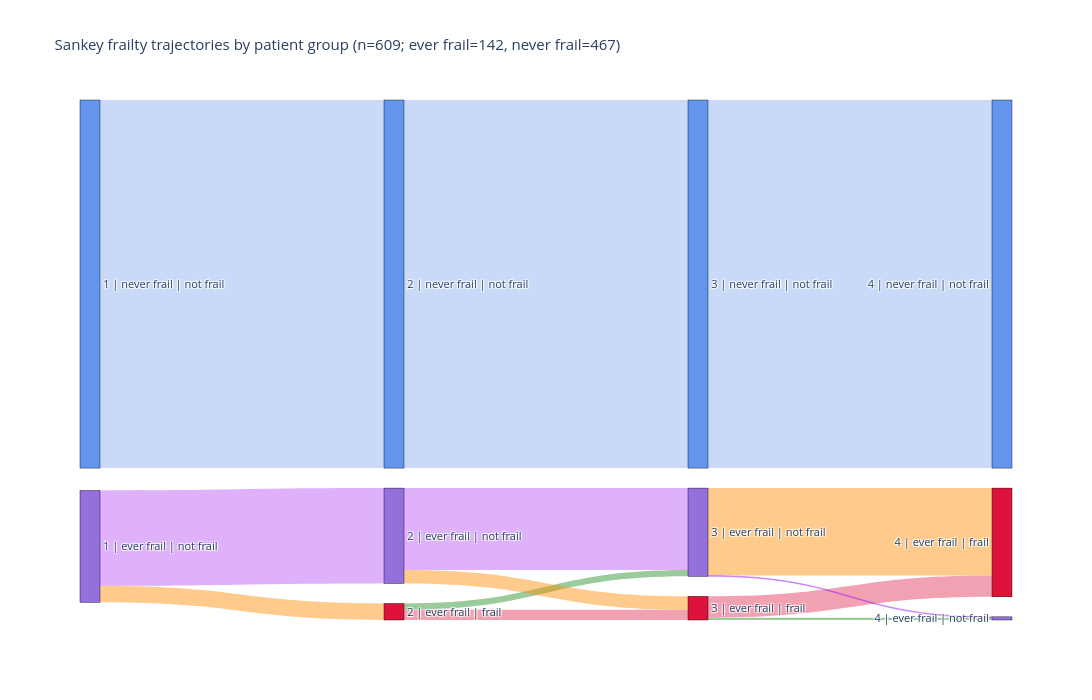

The notebook cell this image was saved under:
### Code cell
# =========================
# SANKEY: ever frail vs never frail lungo i timepoint
# ever frail = paziente con almeno un FI > 0.25 in qualunque visita
# never frail = paziente con FI <= 0.25 in tutte le visite
# =========================

import pandas as pd
import numpy as np
import plotly.graph_objects as go

df_sank = df_eda.copy()

required_cols = ["Code", "Time", "FI"]
missing = [c for c in required_cols if c not in df_sank.columns]
if missing:
    raise ValueError(f"Mancano queste colonne: {missing}")

df_sank = df_sank[["Code", "Time", "FI"]].dropna().copy()

# Se ci sono duplicati paziente-time, media FI
df_sank = (
    df_sank
    .groupby(["Code", "Time"], as_index=False)["FI"]
    .mean()
)

# stato al singolo timepoint
df_sank["status_time"] = np.where(df_sank["FI"] > 0.25, "frail", "not frail")

# gruppo paziente: ever frail / never frail
ever_map = (
    df_sank.groupby("Code")["FI"]
    .max()
    .gt(0.25)
    .map({True: "ever frail", False: "never frail"})
)

df_sank["group"] = df_sank["Code"].map(ever_map)

# ordina timepoint
time_num = pd.to_numeric(df_sank["Time"], errors="coerce")
if time_num.notna().all():
    time_order = sorted(df_sank["Time"].unique())
else:
    time_order = sorted(df_sank["Time"].astype(str).unique(), key=lambda x: str(x))

df_sank["Time_str"] = df_sank["Time"].astype(str)

# nodo = gruppo + stato nel timepoint
# es: "T1 | ever frail | frail"
node_labels = []
groups = ["never frail", "ever frail"]
statuses = ["not frail", "frail"]

for t in time_order:
    for g in groups:
        for s in statuses:
            node_labels.append(f"{t} | {g} | {s}")

node_to_idx = {lab: i for i, lab in enumerate(node_labels)}

# transizioni tra timepoint consecutivi
flows = []

for t1, t2 in zip(time_order[:-1], time_order[1:]):
    a = (
        df_sank[df_sank["Time"] == t1][["Code", "group", "status_time"]]
        .rename(columns={"status_time": "status_from"})
    )
    b = (
        df_sank[df_sank["Time"] == t2][["Code", "group", "status_time"]]
        .rename(columns={"status_time": "status_to"})
    )

    ab = a.merge(b, on=["Code", "group"], how="inner")

    cnt = (
        ab.groupby(["group", "status_from", "status_to"])
        .size()
        .reset_index(name="value")
    )
    cnt["time_from"] = str(t1)
    cnt["time_to"] = str(t2)
    flows.append(cnt)

if len(flows) == 0:
    raise ValueError("Nessuna transizione trovata tra timepoint consecutivi.")

flows = pd.concat(flows, ignore_index=True)

sources, targets, values, link_colors = [], [], [], []

for _, r in flows.iterrows():
    src = f"{r['time_from']} | {r['group']} | {r['status_from']}"
    tgt = f"{r['time_to']} | {r['group']} | {r['status_to']}"

    sources.append(node_to_idx[src])
    targets.append(node_to_idx[tgt])
    values.append(int(r["value"]))

    # colori link
    if r["group"] == "never frail":
        link_colors.append("rgba(100,149,237,0.35)")   # blu
    else:
        if r["status_from"] == "frail" and r["status_to"] == "frail":
            link_colors.append("rgba(220,20,60,0.40)")  # rosso
        elif r["status_from"] == "not frail" and r["status_to"] == "frail":
            link_colors.append("rgba(255,140,0,0.45)")  # arancione
        elif r["status_from"] == "frail" and r["status_to"] == "not frail":
            link_colors.append("rgba(34,139,34,0.45)")  # verde
        else:
            link_colors.append("rgba(160,32,240,0.35)") # viola

# colori nodi
node_colors = []
for lab in node_labels:
    if "never frail" in lab:
        node_colors.append("cornflowerblue")
    elif lab.endswith("not frail"):
        node_colors.append("mediumpurple")
    else:
        node_colors.append("crimson")

fig = go.Figure(data=[go.Sankey(
    arrangement="snap",
    node=dict(
        pad=20,
        thickness=20,
        line=dict(color="black", width=0.4),
        label=node_labels,
        color=node_colors
    ),
    link=dict(
        source=sources,
        target=targets,
        value=values,
        color=link_colors
    )
)])

n_patients = df_sank["Code"].nunique()
n_ever = (ever_map == "ever frail").sum()
n_never = (ever_map == "never frail").sum()

fig.update_layout(
    title=(
        f"Sankey frailty trajectories by patient group "
        f"(n={n_patients}; ever frail={n_ever}, never frail={n_never})"
    ),
    font_size=11,
    width=1300,
    height=700
)

fig.show()

# tabella riassuntiva
display(
    flows.sort_values(["group", "time_from", "status_from", "status_to"]).reset_index(drop=True)
)

### Figure 1 — Plotly figure (JSON) as saved in the notebook; plotly's stock layout.template omitted (floating-point values rounded to 4 significant figures)
{"data": [{"arrangement": "snap", "link": {"color": ["rgba(255,140,0,0.45)", "rgba(160,32,240,0.35)", "rgba(100,149,237,0.35)", "rgba(220,20,60,0.40)", "rgba(34,139,34,0.45)", "rgba(255,140,0,0.45)", "rgba(160,32,240,0.35)", "rgba(100,149,237,0.35)", "rgba(220,20,60,0.40)", "rgba(34,139,34,0.45)", "rgba(255,140,0,0.45)", "rgba(160,32,240,0.35)", "rgba(100,149,237,0.35)"], "source": [2, 2, 0, 7, 7, 6, 6, 4, 11, 11, 10, 10, 8], "target": [7, 6, 4, 11, 10, 11, 10, 8, 15, 14, 15, 14, 12], "value": [21, 121, 467, 13, 8, 17, 104, 467, 27, 3, 111, 1, 467]}, "node": {"color": ["cornflowerblue", "cornflowerblue", "mediumpurple", "crimson", "cornflowerblue", "cornflowerblue", "mediumpurple", "crimson", "cornflowerblue", "cornflowerblue", "mediumpurple", "crimson", "cornflowerblue", "cornflowerblue", "mediumpurple", "crimson"], "label": ["1 | never frail | not frail", "1 | never frail | frail", "1 | ever frail | not frail", "1 | ever frail | frail", "2 | never frail | not frail", "2 | never frail | frail", "2 | ever frail | not frail", "2 | ever frail | frail", "3 | never frail | not frail", "3 | never frail | frail", "3 | ever frail | not frail", "3 | ever frail | frail", "4 | never frail | not frail", "4 | never frail | frail", "4 | ever frail | not frail", "4 | ever frail | frail"], "line": {"color": "black", "width": 0.4}, "pad": 20, "thickness": 20}, "type": "sankey"}], "layout": {"font": {"size": 11}, "height": 700, "title": {"text": "Sankey frailty trajectories by patient group (n=609; ever frail=142, never frail=467)"}, "width": 1300}}
